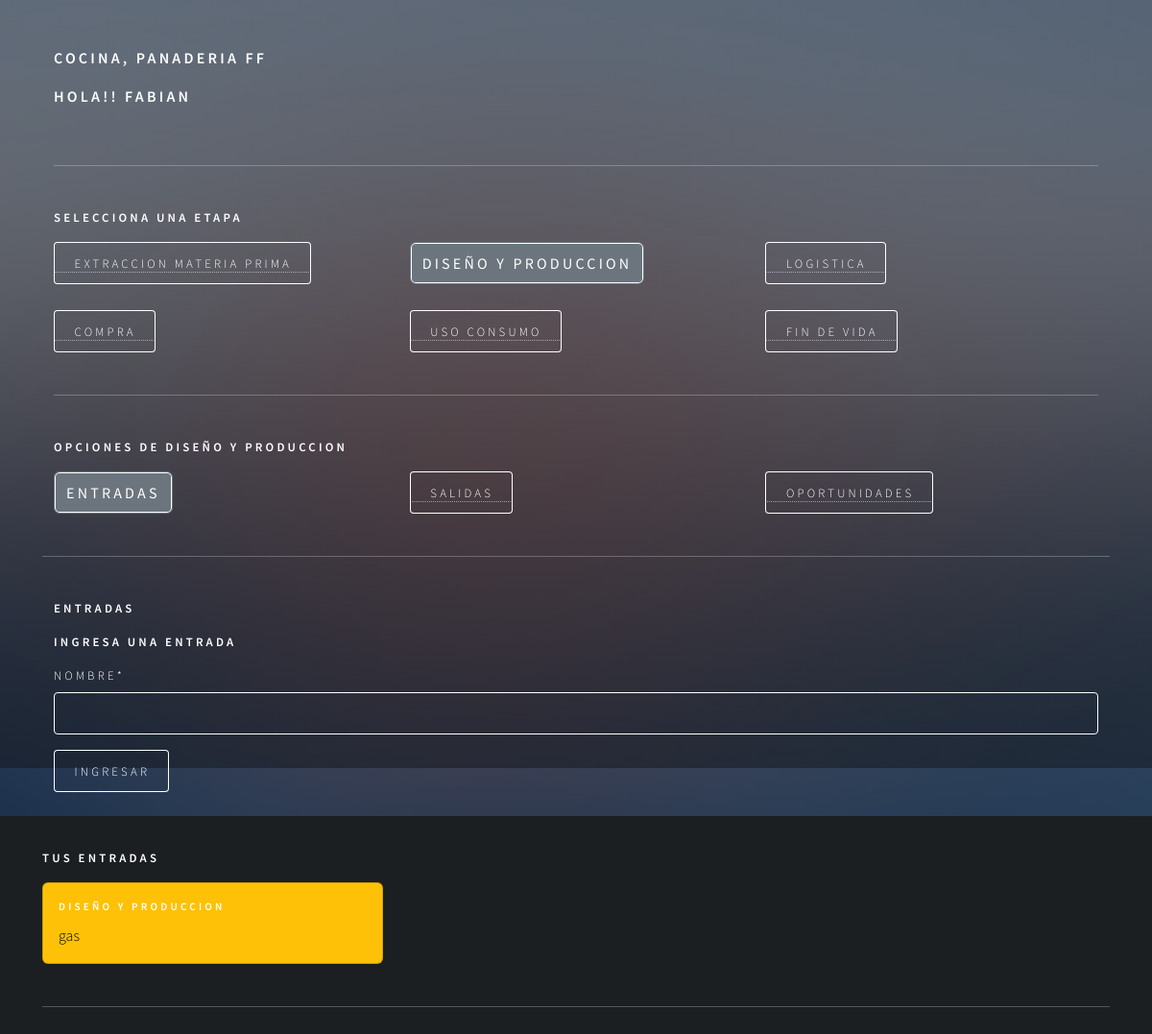
The app's page /agregar_entrada_diseño (signed in), older data.
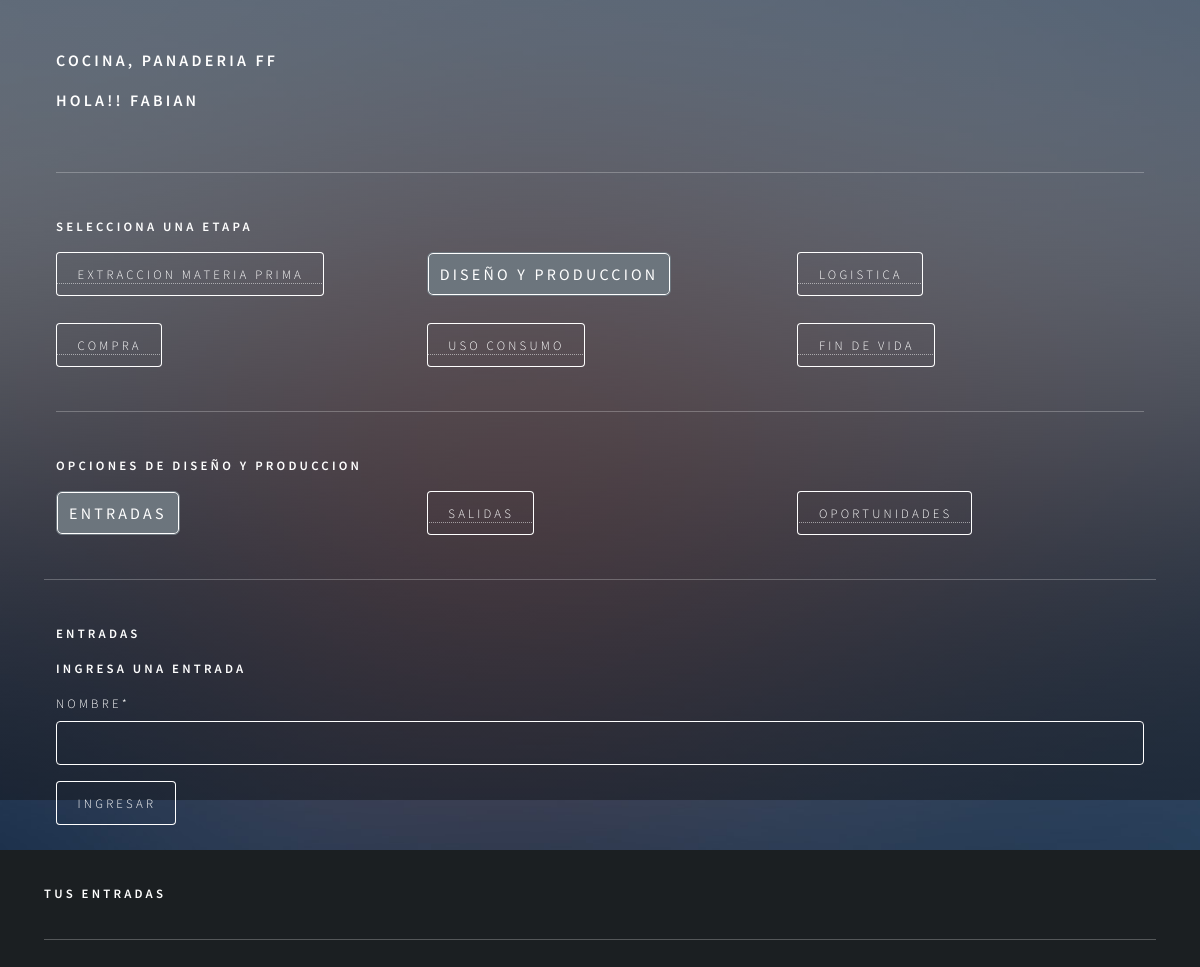
The same page, newer data.
### app/models.py (models this page shows, shortened)
class RegistroTrabajador(models.Model):
    id_registro = models.AutoField(primary_key=True)
    id_usuario = models.ForeignKey(Usuario, on_delete=models.CASCADE)
    descripcion = models.TextField(max_length=160)
    id_area = models.ForeignKey(AreaEmpresa, on_delete=models.CASCADE)

class AreaEmpresa(models.Model):
    id_area = models.AutoField(primary_key=True)
    nombre  = models.CharField(max_length=20)
    productos = models.CharField(max_length=50)
    id_empresa = models.ForeignKey(Empresa, on_delete=models.CASCADE)
    def nombre_area(self):
        return "{}, {}". format(self.nombre, self.id_empresa)
    def __str__(self):
        return self.nombre_area()

class Empresa(models.Model):
    id_empresa = models.AutoField(primary_key=True)
    nombre  = models.CharField(max_length=20)
    def __str__(self):
        return self.nombre

class Entrada(models.Model):
    id_entrada = models.AutoField(primary_key=True)
    nombre  = models.CharField(max_length=50)
    fecha =  models.DateTimeField(auto_now_add=True)
    etapa = models.ForeignKey(Etapa, on_delete=models.CASCADE)
    usuario =models.ForeignKey(Usuario, on_delete=models.CASCADE)

class Etapa(models.Model):
    id_etapa = models.AutoField(primary_key=True)
    nombre  = models.CharField(max_length=50)
    fecha_inicio  = models.DateField()
    fecha_termino  = models.DateField()
    area = models.ForeignKey(AreaEmpresa, on_delete=models.CASCADE)
    ciclo = models.ForeignKey(CicloArea, on_delete=models.CASCADE)
    activo = models.BooleanField()
    def __str__(self):
        return self.nombre

### app/forms.py
class EntradaForm(forms.ModelForm):
    class Meta:
        model = Entrada
        fields = 'nombre',

### app/views.py (called while the page is built, shortened)
def agregarEntradaDiseño(request):
    if request.user.is_authenticated:
        registros = RegistroTrabajador.objects.filter(id_usuario=request.user)
        etapa = Etapa.objects.values_list("id_etapa", flat=True).filter(nombre="Diseño y produccion")
        entradas = Entrada.objects.filter(usuario=request.user)
        data = {
            'form': EntradaForm(),
            'registros': registros,
            'entradas': entradas
        }
        return render(request,'autodiagnostico/diseñoProduccion/entrada/agregar_entrada.html', data)
    else:
        return render(request, 'autodiagnostico/diseñoProduccion/entrada/agregar_entrada.html')

### app/templates/autodiagnostico/diseñoProduccion/entrada/agregar_entrada.html (shortened to what this page needs)
{% extends 'autodiagnostico/diseñoProduccion/home_diseño.html' %}
{% load static %}
{% load crispy_forms_tags %}
{% block diseño %}
<div class="container">
    <h4>Entradas</h4>
    <form action="" method="post">
        <h4>Ingresa una entrada</h4>
        {{form | crispy}}
        <div>
            <input type="submit" class="btn btn-primary" value="ingresar">
        </div>
    </form>
</div>
<br>
<h4>Tus entradas</h4>
<div class="row row-cols-1 row-cols-md-3 g-4">
    {% for p in entradas %}
    {% if p.etapa.nombre == "Diseño y produccion" %}
        <div class="col">
            <div class="card text-bg-warning">
                <div class="card-body">
                    <h5 class="card-title">{{p.etapa}}</h5>
                    <p class="card-text">{{p.nombre}}</p>
                </div>
            </div>
        </div>
    {% endif %}
    {% endfor %}
</div>
{% endblock diseño %}

### app/templates/autodiagnostico/auto_diagnostico.html (shortened to what this page needs)
{% load static %}
<!DOCTYPE HTML>
<html>
<head>
    <link href="https://cdn.jsdelivr.net/npm/bootstrap@5.2.0/dist/css/bootstrap.min.css" rel="stylesheet"
>
    <link rel="stylesheet" href="{% static 'css/main.css' %}" />
</head>
<body class="is-preload">
    <div id="wrapper">
        <div class="container-sm">
            {% if user.is_authenticated %}
            {% if registros %}
            <div class="container-sm">
                <div class="row">
                    {% for p in registros %}
                    <h3>{{p.id_area}}</h3>
                    {% endfor %}
                    <h3>Hola!! {{user.username}}</h3>
                </div>
                <hr>
                <h4>Selecciona una Etapa</h4>
                <div class="row">
                    <div class="col">
                        <a href="{% url 'extraccion_materiaPrima' %}"><button type="button" id="extraccion">Extraccion Materia Prima</button></a>
                    </div>
                    <div class="col">
                        <a href="{% url 'diseño_Produccion' %}"><button type="button" id="diseño">Diseño y produccion</button></a>
                    </div>
                    <div class="col">
                        <a href="{% url 'logistica' %}"><button type="button" id="logistica">Logistica</button></a>
                    </div>
                </div>
                <br>
                <div class="row">
                    <div class="col">
                        <a href="{% url 'compra' %}"><button type="button" id="compra">Compra</button></a>
                    </div>
                    <div class="col">
                        <a href="{% url 'uso_consumo' %}"><button type="button" id="uso">Uso consumo</button></a>
                    </div>
                    <div class="col">
                        <a href="{% url 'fin_vida' %}"><button type="button" id="fin">Fin de vida</button></a>
                    </div>
                </div>
                <hr>
            </div>
            {% block body %}{% endblock %}
            {% else %}
            <h1>Registra la empresa y el area a la que perteneces!!!!</h1>
            <a href="{% url 'agregar_Area' user.id  %}"><button type="button">Aqui</button></a>
            {% endif %}
            {% else %}
            <h1>Inicia Session</h1>
            <p>Para acceder a tu Auto Diagnostico </p>
            <a href="{% url 'login'  %}"><button type="button">Inicia Session</button></a>
            {% endif %}
            <hr>
            </div>
        </div>
        <br>
        <br>
    <div id="bg"></div>
</body>
</html>

Row changes from the older to the newer data that the page shows:
removed Entrada: etapa "DISEÑO Y PRODUCCION", nombre "gas"
